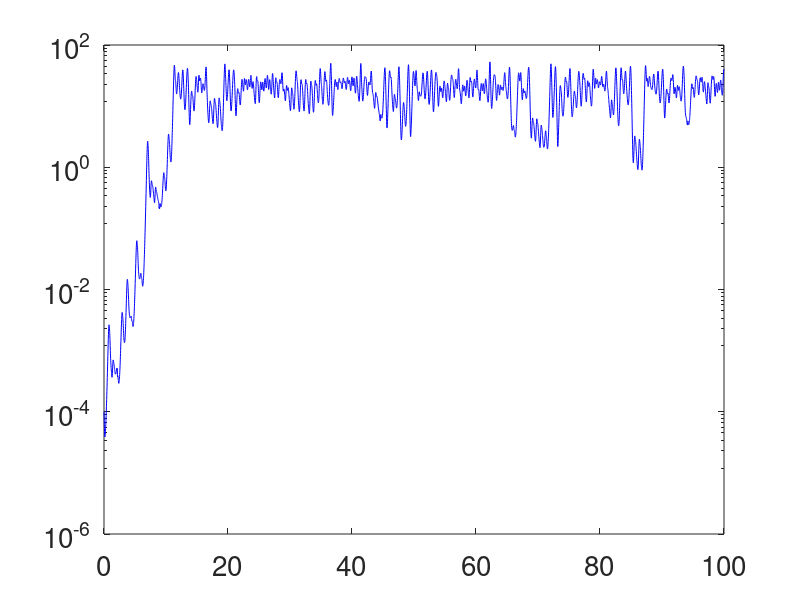

Write MATLAB code to recreate this figure.
function this=p2_5
clear all;set(0,'defaultaxesfontsize',20);format long
%%% p2.5.m - behaviour of Lorenz '63 (Ex. 1.6) 

%set up the parameters of the problem
a=10;
b=8/3;
r=28;
sd=1;rng(sd); %always using the same random numbers
initial=randn(3,1);
initial1=initial;
initial1(1)=initial(1)+0.0001;

%calculate the trajectory
[t1,y]=ode45(@(t,y) lorenz63(t,y,a,b,r), [0 100], initial);
[t,y1]=ode45(@(t,y) lorenz63(t,y,a,b,r), t1, initial1);

for i=1:length(t)
error(i)=norm(y(i,:)-y1(i,:),2);
end


figure(1), semilogy(t,error,'b')
axis([0 100 10^-6 10^2])
set(gca,'YTick',[10^-6 10^-4 10^-2 10^0 10^2])
%set(gca,'XTickLabel',{'-pi','-pi/2','0','pi/2','pi'})

function dy=lorenz63(t,y,a,b,r)

dy(1)=a*(y(2)-y(1));
dy(2)=-a*y(1)-y(2)-y(1)*y(3);
dy(3)=y(1)*y(2)-b*y(3)-b*(r+a);

dy=dy';